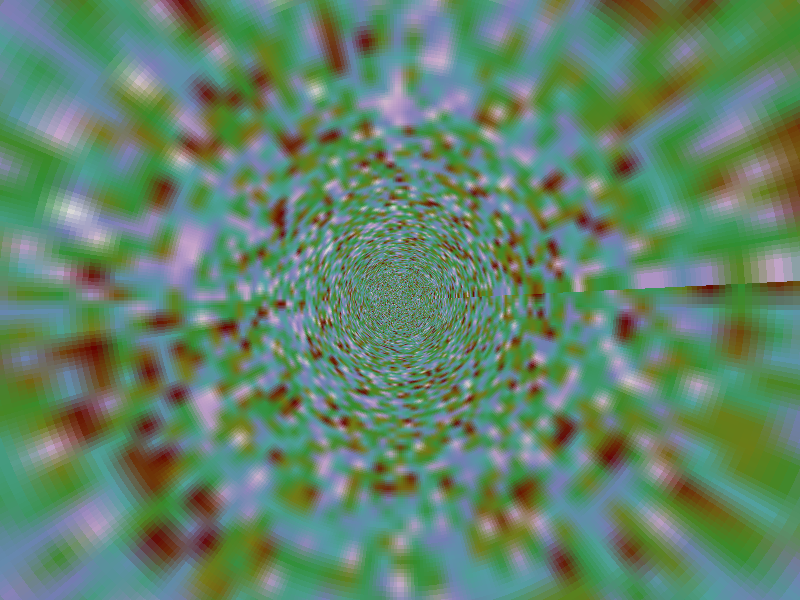
Frame 1 (no input)
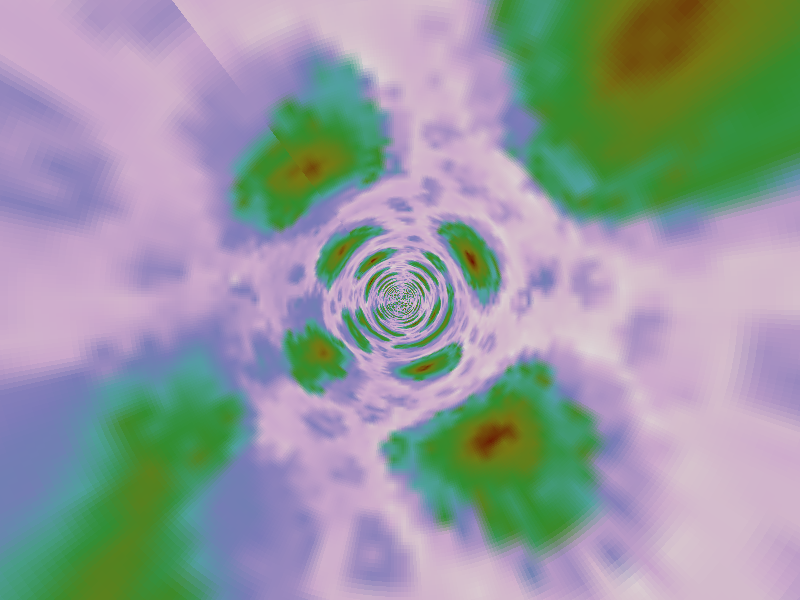
Frame 60 (the mouse pressed at the canvas centre just before this capture)
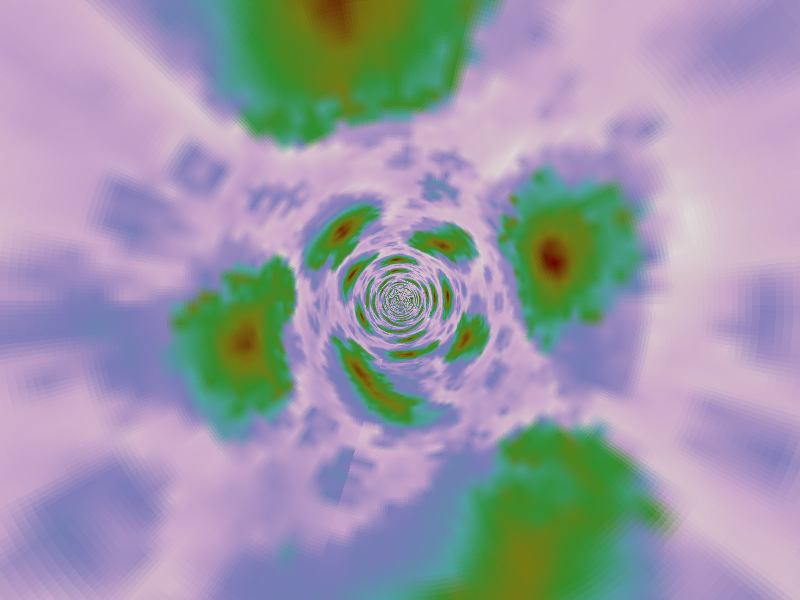
Frame 120 (the mouse held since frame 60 and released just before this capture)

The Processing sketch that drew these frames (run headless with seeded random() and noise(); from frame 60 on, the mouse is pressed at the canvas centre):

// Processing sketch: exTuringPatternTunnel
// ── exTuringPatternTunnel.pde
// sketch:   PG_TuringTunnel.pde
// purpose:  combination of a simple tunnel sketch with a turing pattern simulation
// version:  v1.0  2012-01-18
//
// for standard tunnel example see... 
//   http://processing.org/learning/topics/tunnel.html
// or for a tiny tunnel sketch
//   http://www.openprocessing.org/visuals/?visualID=3621
/*
keys:
[b] toggle bluring
[f] toggle fps
[h] toggle help
[m] toggle map
[o] toggle rotation
[p] change pattern
[r] reset
[s] save picture
[t] toggle turning simulation
[ ] blur once
[+],[-] change limits
[up],[down] change resolution
[left],[right] change iteration
*/
 
int ts = 512;  // 800  
PImage wallpaper;
int[] distances;
int[] angles;
 
void setup()
{
  size(800, 600);
  frameRate (30);
  float w2 = width / 2.0;
  distances = new int[width*height];
  angles = new int[width*height];
  wallpaper = createImage(ts,ts,RGB);
   
  // prepare distances and angles
  for (int y=0, ni=0; y < height; y++)
  { float y1 = y - height * 0.5;
    float y2 = y1*y1;
    for (int x=0; x < width; x++, ni++)
    { distances[ni] = (int) ((33 * ts / sqrt(sq(x - w2) + y2)) % ts);
      angles[ni] = (int) (0.5 * ts * atan2(y1, x - w2) / PI);
    }
  }
  resetTuring();
}
 
int shiftX = ts;
int shiftY = ts;
 
void tunnel(boolean animateTunnel)
{
  if (animateTunnel)
  { shiftX = ts + frameCount; 
    shiftY = ts + frameCount*3;
  }
  loadPixels();
  for (int y = 0, ni = 0; y < height; y++)
  { for (int x = 0; x < width; x++, ni++)
    { int c_x = (distances[ni] + shiftX) % ts;
      int c_y = (angles[ni] + shiftY) % ts;
      pixels[ni] = wallpaper.pixels[c_x + c_y * ts];
    }
  }
  updatePixels();
}
 
boolean animateTunnel = true;
boolean simulateTuring = true;
boolean showMap = false;
boolean showHelp = false;
boolean showFPS = false;
 
void keyPressed()
{
  switch(key)
  { case ' ': if (!simulateTuring) doTuring();  break;
    case 'f': showFPS = !showFPS;    break;
    case 'h': showHelp = !showHelp;  break;
    case 'm': showMap = !showMap;    break;
    case 'o': animateTunnel = !animateTunnel;    break;
    case 't': simulateTuring = !simulateTuring;  break;
    case 's': save("TuringTunnel.png");   break;
    default: keyPressed2();
  }
}
 
void draw()
{
  // draw img
  if (simulateTuring) doTuring();
  // draw wallpaper
  wallpaper.copy(img, 0,0, img.width, img.height, 0,0, wallpaper.width, wallpaper.height);
  // draw image
  tunnel(animateTunnel);
  // draw turing map  
  if (showMap) image(img, 22, 22);
  // draw help
  if (showHelp) text ("keys: +,-,b,f,h,m,o,p,r,s,t,cursor keys",20,14);
  // draw fps
  if (showFPS) text (round(frameRate) + " fps", width-60,20);
}


// ── Turning.pde
/////////////////////////////////////////////////
//                                             //
//    The Secret Life of Turing Patterns       //
//                                             //
/////////////////////////////////////////////////
 
// Inspired by the work of Jonathan McCabe
// (c) Martin Schneider 2010
 
// for original code of "Turning Patterns" see...
//   http://openprocessing.org/visuals/?visualID=17043
 
int scl = 4, dirs = 19, lim = 128;
int res = 5, patternId = 2, bluring = 0;
int dx, dy, w, h, imgSize;
float[] pat;
PImage img;
   
void keyPressed2()
{
  switch(key) {
    case 'b': bluring = (bluring + 1) % 2;  doTuring();  break;
    case 'p': patternId = (patternId + 1) % 3;  break;
    case 'r': res = 3;  resetTuring();  doTuring(); break;
    case '+': lim = min(lim+8, 255);  break;
    case '-': lim = max(lim-8, 0);  break;
    case CODED:
      switch(keyCode) {
        case LEFT:  scl = max(scl-1, 2); break;
        case RIGHT: scl = min(scl+1, 6); break;
        case UP:    res = max(res-1, 2); resetTuring(); doTuring(); break;
        case DOWN:  res = min(res+1, 4); resetTuring(); doTuring(); break;
      }
      break;
  }
}
  
// moving the canvas
void mouseDragged()
{
  if(mousePressed)
  {
    dy = mod(dx - mouseX + pmouseX, width);
    dx = mod(dy + mouseY - pmouseY, height);
  }
}
  
void resetTuring()
{
  colorMode(HSB);
  w = 512/res;
  h = 512/res;
  imgSize = w*h;
  img = createImage(w, h, RGB);
  pat = new float[imgSize];
  // random init
  for(int i=0; i<imgSize; i++)
    pat[i] = floor(random(256));
}
  
void doTuring()
{
  // calculate a single pattern step
  pattern();
    
  // draw chemicals to the canvas
  img.loadPixels();
  for(int y=0; y<h; y++)
    for(int x=0; x<w; x++)
    { int c = (x+dx/res)%w + ((y+dy/res)%h)*w;
      float val = pat[x+y*w];
      img.pixels[c] = color(val, 255-val, 100 + val / 2);
//      img.pixels[c] = color(255-val, 255-val, 100+val / 2);
    }
  img.updatePixels();
    
  if (bluring == 1) img.filter(BLUR);
}
  
// floor modulo
final int mod(int a, int n)
{
  return a>=0 ? a%n : (n-1)-(-a-1)%n;
}
 
 
//--------------------------------------------------------
// this is where the magic happens ...
  
void pattern()
{
  // random angular offset
  float R = random(TWO_PI);
  
  // copy chemicals
  float[] pnew = new float[imgSize];
  for(int i=0; i<imgSize; i++) pnew[i] = pat[i];
  
  // create matrices
  float[][] pmedian = new float[imgSize][scl];
  float[][] prange = new float[imgSize][scl];
  float[][] pvar = new float[imgSize][scl];
  
  // iterate over increasing distances
  for(int i=0; i<scl; i++)
  {
    float d = (2<<i) ;
      
    // update median matrix
    for(int j=0; j<dirs; j++)
    {
      float dir = j*TWO_PI/dirs + R;
      int dx = int (d * cos(dir));
      int dy = int (d * sin(dir));
      for(int l=0; l<imgSize; l++)
      {
        // coordinates of the connected cell
        int x1 = l%w + dx, y1 = l/w + dy;
        // skip if the cell is beyond the border or wrap around
        if(x1<0) x1 = w-1-(-x1-1)% w; else if(x1>=w) x1 = x1%w;
        if(y1<0) y1 = h-1-(-y1-1)% h; else if(y1>=h) y1 = y1%h;
        // update median
        pmedian[l][i] += pat[x1+y1*w] / dirs;
      }
    }
      
    // update range and variance matrix
    for(int j=0; j<dirs; j++)
    {
      float dir = j*TWO_PI/dirs + R;
      int dx = int (d * cos(dir));
      int dy = int (d * sin(dir));
      for(int l=0; l<imgSize; l++)
      {
        // coordinates of the connected cell
        int x1 = l%w + dx, y1 = l/w + dy;
        // skip if the cell is beyond the border or wrap around
        if(x1<0) x1 = w-1-(-x1-1)% w; else if(x1>=w) x1 = x1%w;
        if(y1<0) y1 = h-1-(-y1-1)% h; else if(y1>=h) y1 = y1%h;
        // update variance
        pvar[l][i] += abs( pat[x1+y1*w]  - pmedian[l][i] ) / dirs;
        // update range
        prange[l][i] += pat[x1+y1*w] > (lim + i*10) ? +1 : -1;  
      }
    }   
  }
  
  for(int l=0; l<imgSize; l++)
  {   
    // find min and max variation
    int imin=0, imax=scl;
    float vmin = MAX_FLOAT;
    float vmax = -MAX_FLOAT;
    for(int i=0; i<scl; i++)
    {
      if (pvar[l][i] <= vmin) { vmin = pvar[l][i]; imin = i; }
      if (pvar[l][i] >= vmax) { vmax = pvar[l][i]; imax = i; }
    }
      
    // turing pattern variants
    switch(patternId)
    { case 0: for(int i=0;    i<=imin; i++) pnew[l] += prange[l][i]; break;
      case 1: for(int i=imin; i<=imax; i++) pnew[l] += prange[l][i]; break;
      case 2: for(int i=imin; i<=imax; i++) pnew[l] += prange[l][i] + pvar[l][i]/2; break;
    }
  }
  
  // rescale values
  float vmin = MAX_FLOAT;
  float vmax = -MAX_FLOAT;
  for(int i=0; i<imgSize; i++) 
  {
    vmin = min(vmin, pnew[i]);
    vmax = max(vmax, pnew[i]);
  }     
  float dv = vmax - vmin;
  for(int i=0; i<imgSize; i++)
    pat[i] = (pnew[i] - vmin) * 255 / dv;
}
